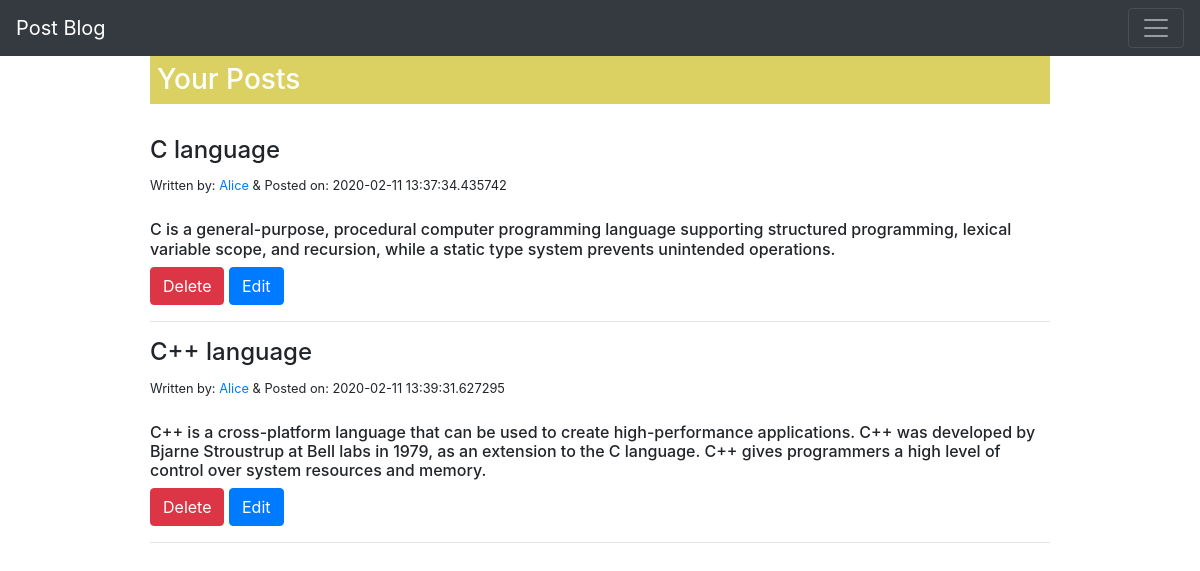
The app's page /index/account/Alice (signed in) with its own data.
### register.py (models this page shows, shortened)
class PostBlog(dbreg.Model, UserMixin):
	id=dbreg.Column(dbreg.Integer, primary_key=True)
	regusername=dbreg.Column(dbreg.String(50), nullable=False)
	title=dbreg.Column(dbreg.String(100), nullable=False)
	content=dbreg.Column(dbreg.Text, nullable=False)
	author=dbreg.Column(dbreg.String(20), nullable=False, default='N/A')
	date=dbreg.Column(dbreg.DateTime, nullable=False, default=datetime.utcnow)

### register.py (the view)
@app.route('/index/account/<string:pusrname>')
def account(pusrname):
	if current_user.is_authenticated:
		data=PostBlog.query.filter_by(regusername=pusrname).all()
		return render_template('account.html', datas=data)
	else:
		return redirect(url_for('index'))

### register.py (called while the page is built)
@login_manager.user_loader
def load_user(id):
	return reg.query.get(id)

### templates/account.html (shortened to what this page needs)
{% extends 'base.html' %}
{% block body %}
<nav class="navbar navbar-dark bg-dark">
  <a class="navbar-brand" href="/index">Post Blog</a>
  <button class="navbar-toggler" type="button" data-toggle="collapse" data-target="#navbarsExample01" aria-controls="navbarsExample01" aria-expanded="false" aria-label="Toggle navigation">
    <span class="navbar-toggler-icon"></span>
  </button>
</nav>
<div style="width: 75%; margin: 0px auto;">
{% for data in datas %}
	{% if loop.index == 1 %}
		{% if current_user.username == data.regusername %}
				<p class="h3" style="background: #dbd163; color: white; padding: 7px;"> Your Posts</p><br/>
		{% else %}
				<p class="h3" style="background: #dbd163; color: white; padding: 7px;"> {{ data.regusername }}'s Posts </p><br/>
		{% endif %}
	{% endif %}
{% endfor %}
{% for data in datas %}
	<h4>{{ data.title }}</h4>
	<small>Written by: <a href="/index/profile/{{ data.regusername }}">{{ data.regusername }}</a> &amp; Posted on: {{ data.date }}</small>
	<br/><br/>
	<h6 style="white-space: pre-wrap;">{{ data.content | safe }}</h6>
	{% if current_user.username == data.regusername %}
		<a class="btn btn-danger" href="/account/delete/{{data.id}}">Delete</a>
		<a class="btn btn-primary" href="/account/edit/{{data.id}}">Edit</a>
	{% endif %}
	<hr>
{% endfor %}
</div>
{% endblock %}

### records on screen
PostBlog: shows "Your Posts", title "C language", regusername "Alice", date "2020-02-11 13:37:34.435742", content "C is a general-purpose, procedural computer programming language supporting structured programming, lexical variable scope, and recursion, while a static type system prevents unintended operations."
PostBlog: title "C++ language", regusername "Alice", date "2020-02-11 13:39:31.627295", content "C++ is a cross-platform language that can be used to create high-performance applications. C++ was developed by Bjarne Stroustrup at Bell labs in 1979, as an extension to the C language. C++ gives programmers a high level of control over system resources and memory."
